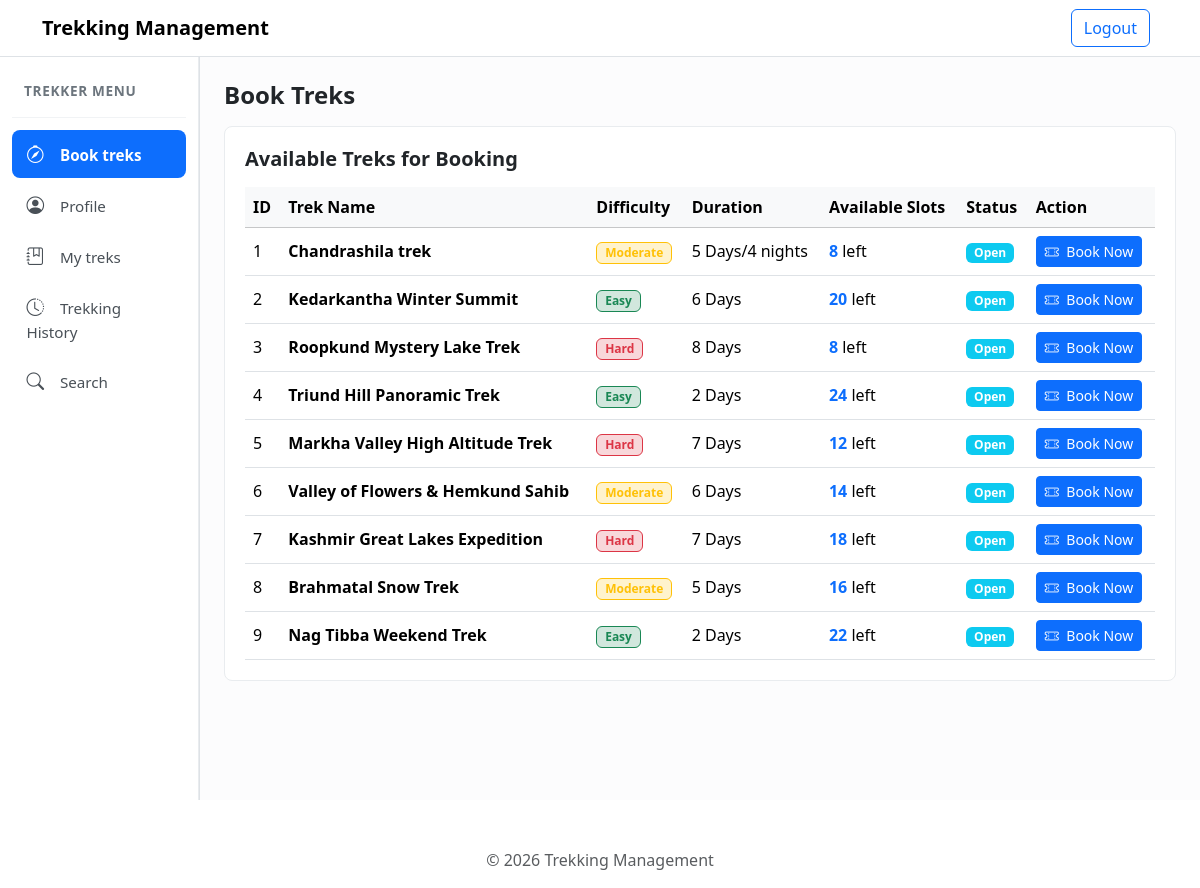
Page /trekker-dashboard (signed in) on the committed database.
### models.py (models this page shows)
class trek(db.Model):
    id = db.Column(
        db.Integer,
        primary_key=True
    )
    name = db.Column(
        db.String(200),
        nullable=False
    )
    location = db.Column(
        db.String(200),
        nullable=True
    )
    difficulty = db.Column(
        db.String(200),
        nullable=False,
    )
    duration = db.Column(
        db.String(200),
    )
    available_slots = db.Column(
        db.Integer
    )
    assigned_staff_id = db.Column(
        db.Integer,
        db.ForeignKey('user.id'),
        nullable=True
    )
    assigned_staff = db.relationship(
        'User',
        foreign_keys=[assigned_staff_id],
        backref='assigned_treks'
    )
    status = db.Column(
        db.String(200)
    )
    bookings = db.relationship(
        'Booking',
        backref='trek'
    )

### app.py (the view)
@app.route('/trekker-dashboard')
def trekker_dashboard():
    if 'user_id' not in session:
        return redirect('/login')
    active_tab = request.args.get('tab', 'book-treks')
    user_id = session.get('user_id')
    treks = trek.query.all()
    current_user = User.query.get(user_id)
    my_treks = current_user.booking
    active_bookings = [b for b in my_treks if b.trek.status not in ['Completed','Closed']]
    trekking_history = [b for b in my_treks if b.trek.status in ['Completed']]
    return render_template(
        'trekker_dashboard.html',
        active_tab = active_tab,
        current_user = current_user,
        available_treks = treks,
        my_treks = my_treks,
        trekking_history = trekking_history,
        active_bookings = active_bookings
    )

### templates/trekker_dashboard.html (shortened to what this page needs)
{% extends 'base.html' %}
{% block container %}
<div class="container-fluid px-0">
    <div class="row g-0">
        <div class="col-lg-2 col-md-3 border-end bg-white">
            <div class="sidebar-wrapper">
                <div class="sidebar-brand-title">
                    Trekker Menu
                </div>
                <div class="sidebar-nav nav flex-column nav-pills" id="trekker-tab" role="tablist">
                    <button class="nav-link {% if active_tab == 'book-treks' or not active_tab %}active{% endif %}"
                        id="tab-book-treks" data-bs-toggle="pill" data-bs-target="#content-book-treks" type="button"
                        role="tab"
                        aria-selected="{% if active_tab == 'book-treks' or not active_tab %}true{% else %}false{% endif %}">
                        <span><i class="bi bi-compass"></i> Book treks</span>
                    </button>
                    <button class="nav-link {% if active_tab == 'profile' %}active{% endif %}" id="tab-profile"
                        data-bs-toggle="pill" data-bs-target="#content-profile" type="button" role="tab"
                        aria-selected="{% if active_tab == 'profile' %}true{% else %}false{% endif %}">
                        <span><i class="bi bi-person-circle"></i> Profile</span>
                    </button>
                    <button class="nav-link {% if active_tab == 'my-treks' %}active{% endif %}" id="tab-my-treks"
                        data-bs-toggle="pill" data-bs-target="#content-my-treks" type="button" role="tab"
                        aria-selected="{% if active_tab == 'my-treks' %}true{% else %}false{% endif %}">
                        <span><i class="bi bi-journal-bookmark"></i> My treks</span>
                    </button>
                    <button class="nav-link {% if active_tab == 'trekking-history' %}active{% endif %}"
                        id="tab-trekking-history" data-bs-toggle="pill" data-bs-target="#content-trekking-history"
                        type="button" role="tab"
                        aria-selected="{% if active_tab == 'trekking-history' %}true{% else %}false{% endif %}">
                        <span><i class="bi bi-clock-history"></i> Trekking History</span>
                    </button>
                    <button class="nav-link {% if active_tab == 'search' %}active{% endif %}" id="tab-search"
                        data-bs-toggle="pill" data-bs-target="#content-search" type="button" role="tab"
                        aria-selected="{% if active_tab == 'search' %}true{% else %}false{% endif %}">
                        <span><i class="bi bi-search"></i> Search</span>
                    </button>
                </div>
            </div>
        </div>
        <div class="col-lg-10 col-md-9 p-4 bg-light-subtle">
            <div class="tab-content" id="trekker-tabContent">
                <div class="tab-pane fade {% if active_tab == 'book-treks' or not active_tab %}show active{% endif %}"
                    id="content-book-treks" role="tabpanel" aria-labelledby="tab-book-treks">
                    <h4 class="fw-bold mb-3">Book Treks</h4>
                    <div class="card-panel mb-4">
                        <h5 class="fw-bold mb-3">Available Treks for Booking</h5>
                        <div class="table-responsive">
                            <table class="table table-hover align-middle mb-0">
                                <thead class="table-light">
                                    <tr>
                                        <th>ID</th>
                                        <th>Trek Name</th>
                                        <th>Difficulty</th>
                                        <th>Duration</th>
                                        <th>Available Slots</th>
                                        <th>Status</th>
                                        <th>Action</th>
                                    </tr>
                                </thead>
                                <tbody>
                                    {% if available_treks %}
                                    {% for trek in available_treks %}
                                    <tr>
                                        <td>{{ loop.index }}</td>
                                        <td class="fw-semibold">{{ trek.name }}</td>
                                        <td>
                                            {% if trek.difficulty == 'Easy' %}
                                            <span class="badge bg-success-subtle text-success border border-success">{{
                                                trek.difficulty }}</span>
                                            {% elif trek.difficulty == 'Moderate' %}
                                            <span class="badge bg-warning-subtle text-warning border border-warning">{{
                                                trek.difficulty }}</span>
                                            {% else %}
                                            <span class="badge bg-danger-subtle text-danger border border-danger">{{
                                                trek.difficulty }}</span>
                                            {% endif %}
                                        </td>
                                        <td>{{ trek.duration }}</td>
                                        <td><span class="fw-bold text-primary">{{ trek.available_slots }}</span> left
                                        </td>
                                        <td>
                                            {%if trek.status == 'Completed' or trek.status == 'Closed'%}
                                            <span class="badge bg-danger">{{trek.status}}</span>
                                            {% else %}
                                            <span class="badge bg-info">{{trek.status}}</span>
                                            {% endif %}
                                        </td>
                                        <td>
                                            <form action="{{ url_for('book_trek', trek_id=trek.id) }}" method="POST"
                                                class="d-inline">
                                                {% if trek.id in current_user.booking | map(attribute='trek_id') %}
                                                <button class="btn btn-sm btn-primary" disabled>
                                                    <i class="bi bi-ticket-perforated me-1"></i> Booked
                                                </button>
                                                {% else %}
                                                <a href="{{ url_for('book_trek', trek_id=trek.id) }}"
                                                    class="btn btn-sm btn-primary">
                                                    <i class="bi bi-ticket-perforated me-1"></i> Book Now
                                                </a>
                                                {% endif %}
                                            </form>
                                        </td>
                                    </tr>
                                    {% endfor %}
                                    {% else %}
                                    <tr>
                                        <td colspan="7" class="text-center text-muted py-4">
                                            No available treks to book right now. Check back soon!
                                        </td>
                                    </tr>
                                    {% endif %}
                                </tbody>
                            </table>
                        </div>
                    </div>
                </div>
            </div>
        </div>
    </div>
</div>
{% endblock %}

### static/css/style.css (style rules this page uses)
.sidebar-wrapper { min-height: calc(100vh - 57px); background-color: #ffffff; border-right: 1px solid #e9ecef; padding: 1rem 0.75rem; }
.sidebar-brand-title { padding: 0.5rem 0.75rem 1rem; font-size: 0.85rem; font-weight: 700; text-transform: uppercase; letter-spacing: 0.05em; color: #6c757d; border-bottom: 1px solid #f1f3f5; margin-bottom: 0.75rem; }
.sidebar-nav .nav-link { color: #495057; font-size: 0.95rem; font-weight: 500; padding: 0.65rem 0.9rem; border-radius: 0.5rem; margin-bottom: 0.25rem; display: flex; align-items: center; justify-content: space-between; transition: all 0.15s ease-in-out; text-decoration: none; border: none; background: transparent; width: 100%; text-align: left; }
.sidebar-nav .nav-link i { font-size: 1.1rem; margin-right: 0.75rem; }
.sidebar-nav .nav-link.active { color: #ffffff; background-color: #0d6efd; font-weight: 600; }
.sidebar-nav .nav-link.active i { color: #ffffff; }
.card-panel { background: #ffffff; border: 1px solid #e9ecef; border-radius: 0.5rem; padding: 1.25rem; }

### rows in the picture
trek: name "Chandrashila trek", difficulty "Moderate", duration "5 Days/4 nights", available_slots "8", status "Open"
trek: name "Kedarkantha Winter Summit", difficulty "Easy", duration "6 Days", available_slots "20", status "Open"
trek: name "Roopkund Mystery Lake Trek", difficulty "Hard", duration "8 Days", available_slots "8", status "Open"
trek: name "Triund Hill Panoramic Trek", difficulty "Easy", duration "2 Days", available_slots "24", status "Open"
trek: name "Markha Valley High Altitude Trek", difficulty "Hard", duration "7 Days", available_slots "12", status "Open"
trek: name "Valley of Flowers & Hemkund Sahib", difficulty "Moderate", duration "6 Days", available_slots "14", status "Open"
trek: name "Kashmir Great Lakes Expedition", difficulty "Hard", duration "7 Days", available_slots "18", status "Open"
trek: name "Brahmatal Snow Trek", difficulty "Moderate", duration "5 Days", available_slots "16", status "Open"
trek: name "Nag Tibba Weekend Trek", difficulty "Easy", duration "2 Days", available_slots "22", status "Open"
